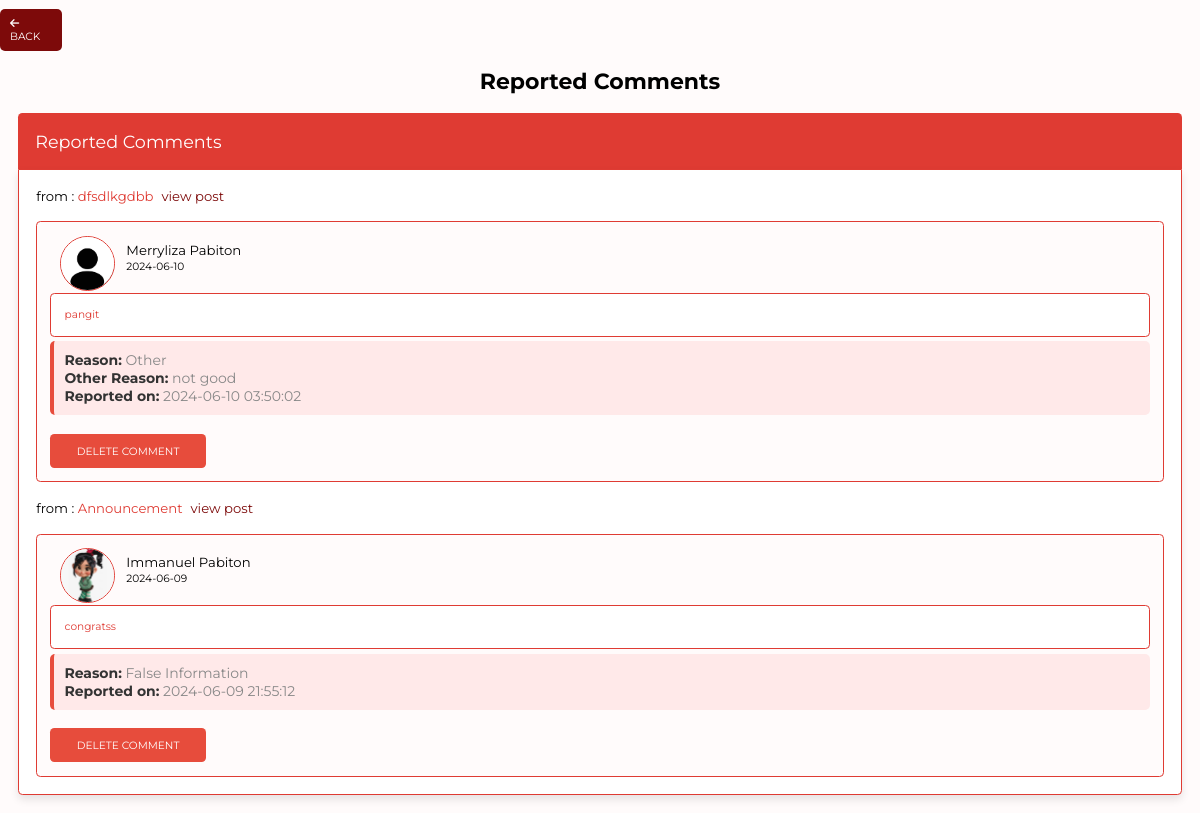
/admin/comments.php (signed in), run on the app's committed database.
### tables this page shows
CREATE TABLE `comments` (
  `CommentID` int(100) NOT NULL,
  `PostID` int(100) NOT NULL,
  `UserID` int(100) DEFAULT NULL,
  `AdminID` int(100) DEFAULT NULL,
  `Fname` varchar(255) NOT NULL,
  `Lname` varchar(255) NOT NULL,
  `Comment` varchar(255) NOT NULL,
  `Date` date NOT NULL
);

CREATE TABLE `posts` (
  `PostID` int(50) NOT NULL,
  `AdminID` int(50) NOT NULL,
  `Avatar` varchar(255) NOT NULL,
  `Fname` varchar(255) NOT NULL,
  `Lname` varchar(255) NOT NULL,
  `Title` varchar(255) NOT NULL,
  `Content` varchar(255) NOT NULL,
  `Category` varchar(255) NOT NULL,
  `MediaType` enum('text','image','video','') NOT NULL,
  `MediaURL` text NOT NULL,
  `Date` date NOT NULL,
  `Status` varchar(100) NOT NULL
);

CREATE TABLE `users` (
  `UserID` int(50) NOT NULL,
  `Fname` varchar(255) NOT NULL,
  `Mname` varchar(255) NOT NULL,
  `Lname` varchar(255) NOT NULL,
  `BirthDate` date NOT NULL,
  `PhoneNum` varchar(50) NOT NULL,
  `Email` varchar(255) NOT NULL,
  `Classification` varchar(255) NOT NULL,
  `Role` varchar(255) NOT NULL,
  `Gender` enum('male','female','','') NOT NULL,
  `Campus` varchar(255) NOT NULL,
  `Avatar` varchar(255) NOT NULL,
  `Password` varchar(255) NOT NULL,
  `Code` mediumint(50) NOT NULL,
  `Status` enum('verified','not_verified','','') NOT NULL,
  `Active` tinyint(1) NOT NULL DEFAULT 1
);

CREATE TABLE `reports` (
  `ReportID` int(11) NOT NULL,
  `CommentID` int(11) NOT NULL,
  `ReportReason` varchar(255) NOT NULL,
  `OtherReason` text DEFAULT NULL,
  `ReportDate` timestamp NOT NULL DEFAULT current_timestamp()
);

### admin/comments.php (the view, shortened to what this page needs)
<?php
$AdminID = $_SESSION['AdminID'];
?>
<!DOCTYPE html>
<html lang="en">
<head>
   <link rel="stylesheet" href="https://cdnjs.cloudflare.com/ajax/libs/font-awesome/6.1.1/css/all.min.css">
   <link rel="stylesheet" href="../css/admin_style.css">
</head>
<body>
<a href="dashboard.php" class="btn btn-secondary back-button">
    <i class="fa-solid fa-arrow-left"></i> Back
</a>
<?php
function fetchReportedComments($AdminID) {
   $conn = getDBConnection();
   $adminRoleQuery = "SELECT Role FROM admins WHERE AdminID = ?";
   $stmt = $conn->prepare($adminRoleQuery);
   $stmt->bind_param("i", $AdminID);
   $stmt->execute();
   $result = $stmt->get_result();
   $adminRole = $result->fetch_assoc()['Role'];
   $userRole = '';
   if ($adminRole == 'Coach in Sports'|| $adminRole == 'Student Athletes Officer' ) {
       $userRole = 'Athletes';
   } elseif ($adminRole == 'Coach in Performers and Artists' || $adminRole == 'Student Performers Officer' ) {
       $userRole = 'Performers and Artists';
   }
   $query = "SELECT comments.CommentID, comments.Comment, comments.Date AS CommentDate, users.Fname, users.Lname, users.Avatar, posts.Title, posts.PostID, reports.ReportReason, reports.OtherReason, reports.ReportDate
       FROM comments
       JOIN users ON comments.UserID = users.UserID
       JOIN posts ON comments.PostID = posts.PostID
       JOIN reports ON comments.CommentID = reports.CommentID
       WHERE users.Role = ?
       ORDER BY reports.ReportDate DESC";
   $stmt = $conn->prepare($query);
   $stmt->bind_param("s", $userRole);
   $stmt->execute();
   $result = $stmt->get_result();
   $comments = [];
   if ($result->num_rows > 0) {
       while ($row = $result->fetch_assoc()) {
           $comments[] = $row;
       }
   }
   return $comments;
}
$comments = fetchReportedComments($AdminID);
?>
<section class="comments">
   <h1 class="heading">Reported Comments</h1>
   <p class="comment-title">Reported Comments</p>
   <div class="box-container">
   <?php if (empty($comments)): ?>
      <p class="empty">No Reported Comments</p>
   <?php else: ?>
      <?php foreach ($comments as $comment): ?>
         <div class="post-title"> from : <span><?= htmlspecialchars($comment['Title']); ?></span>
         <a href="read_post.php?PostID=<?= htmlspecialchars($comment['PostID']); ?>">view post</a></div>
         <div class="box">
            <div class="user">
               <div class="comment-img">
                  <img src="../upload/<?= htmlspecialchars($comment['Avatar']); ?>" alt="Profile Picture">
               </div>
               <div class="user-info">
                  <span><?= htmlspecialchars($comment['Fname'] . ' ' . $comment['Lname']); ?></span>
                  <div><?= htmlspecialchars($comment['CommentDate']); ?></div>
               </div>
            </div>
            <div class="text"><?= htmlspecialchars($comment['Comment']); ?></div>
            <div class="report-reason">
               <strong>Reason:</strong> <?= htmlspecialchars($comment['ReportReason']); ?><br>
               <?php if ($comment['ReportReason'] == 'Other'): ?>
                  <strong>Other Reason:</strong> <?= htmlspecialchars($comment['OtherReason']); ?><br>
               <?php endif; ?>
               <strong>Reported on:</strong> <?= htmlspecialchars($comment['ReportDate']); ?>
            </div>
            <form action="" method="POST">
               <button type="submit" class="inline-delete-btn" name="delete_comment" onclick="return confirm('delete this comment?');">delete comment</button>
            </form>
         </div>
      <?php endforeach; ?>
   <?php endif; ?>
   </div>
</section>
</body>
</html>

### css/admin_style.css (style rules this page uses)
:root { --main-color:#7D0A0A; --lightred:#e74c3c; --red:#bc1c1c; --bgred:#df3b33; --white:#fff; --light-bg:#fffbfb; --light-color:#b81010; --border:.2rem solid var(--bgred); --box-shadow:0 .5rem 1rem rgba(0,0,0,.1); }
* { font-family: 'Montserrat', sans-serif; margin:0; padding:0; box-sizing: border-box; text-decoration: none; outline: none; border:none; }
html { font-size: 62.5%; overflow-x: hidden; }
body { background-color: var(--light-bg); padding-left: 35rem; }
section { max-width: 1200px; margin:0 auto; padding:2rem; }
.btn, .delete-btn, .option-btn, .inline-btn, .inline-option-btn, .inline-delete-btn { margin-top: 1rem; border-radius: .5rem; cursor: pointer; font-size: 1.2rem; color:var(--white); padding:1.2rem 3rem; text-transform: uppercase; text-align: center; }
.inline-btn, .inline-option-btn, .inline-delete-btn { display: inline-block; margin-right: 1rem; }
.btn, .delete-btn, .option-btn { display: block; width: 100%; }
.inline-btn, .btn { background-color: var(--main-color); }
.inline-delete-btn, .delete-btn { background-color: var(--lightred); }
.heading { text-align: center; margin-bottom: 2rem; text-transform: capitalize; color: black; font-size: 2.5rem; }
.comments .comment-title { border-top-right-radius: .5rem; border-top-left-radius: .5rem; background-color: var(--bgred); padding:2rem; color:var(--white); font-size: 2rem; }
.comments .box-container { border-bottom-right-radius: .5rem; border-bottom-left-radius: .5rem; background-color: var(--white); box-shadow: var(--box-shadow); border:var(--border); padding:2rem; display: grid; gap:2rem; }
.comments .box-container .box { background-color: var(--light-bg); border-radius: .5rem; padding:1.5rem; border:var(--border); }
.comments .box-container .post-title { font-size: 1.5rem; color: black; }
.comments .box-container .post-title span { color: var(--bgred); }
.comments .box-container .post-title a { color:var(--main-color); margin-left: .5rem; }
.comments .box-container .box .user { display: flex; align-items: center; gap:1rem; margin-bottom: 1.5rem; }
.comments .box-container .box .comment-img { position: relative; width: 4rem; height: 5rem; border-radius: 50%; background-size: cover; }
.comments .box-container .box .comment-img img { width: 55px; height: 55px; border-radius: 50%; object-fit: cover; border: #df3b33 solid .2rem; margin-left: 10px; }
.comments .box-container .box .user .user-info span { font-size: 1.5rem; color: black; margin-left: 4vh; }
.comments .box-container .box .user .user-info div { color: black; font-size: 1.2rem; margin-top: .2rem; margin-left: 4vh; }
.comments .box-container .box .text { font-size: 1.2rem; color:var(--bgred); line-height: 1.5; white-space: pre-line; background-color: var(--white); border-radius: .5rem; padding:1.5rem; margin:.5rem 0; border:var(--border); }
@media (max-width:1200px) { html { font-size: 55%; } }
@media (max-width:1200px) { body { padding-left: 0; } }

### admin/comments.php (style rules this page uses)
.comments .text { font-size: 16px; color: #555; margin-bottom: 10px; }
.comments .report-reason { font-size: 14px; color: #888; margin-bottom: 10px; background: #ffe9e9; padding: 10px; border-radius: 5px; border-left: 4px solid #e74c3c; }
.comments .report-reason strong { color: #333; }
.back-button { display: inline-block; width: 7rem; padding: 8px 10px; border: none; border-radius: 5px; cursor: pointer; text-align: left; }
.back-button i { margin-right: 1px; }

### data on the page
comments: PostID.Title "dfsdlkgdbb", UserID.Avatar (placeholder picture), UserID.Lname "Merryliza Pabiton", Date "2024-06-10", Comment "pangit", reports.ReportReason "Other", reports.OtherReason "not good", reports.ReportDate "2024-06-10 03:50:02"
comments: PostID.Title "Announcement", UserID.Avatar (picture), UserID.Lname "Immanuel Pabiton", Date "2024-06-09", Comment "congratss", reports.ReportReason "False Information", reports.ReportDate "2024-06-09 21:55:12"
